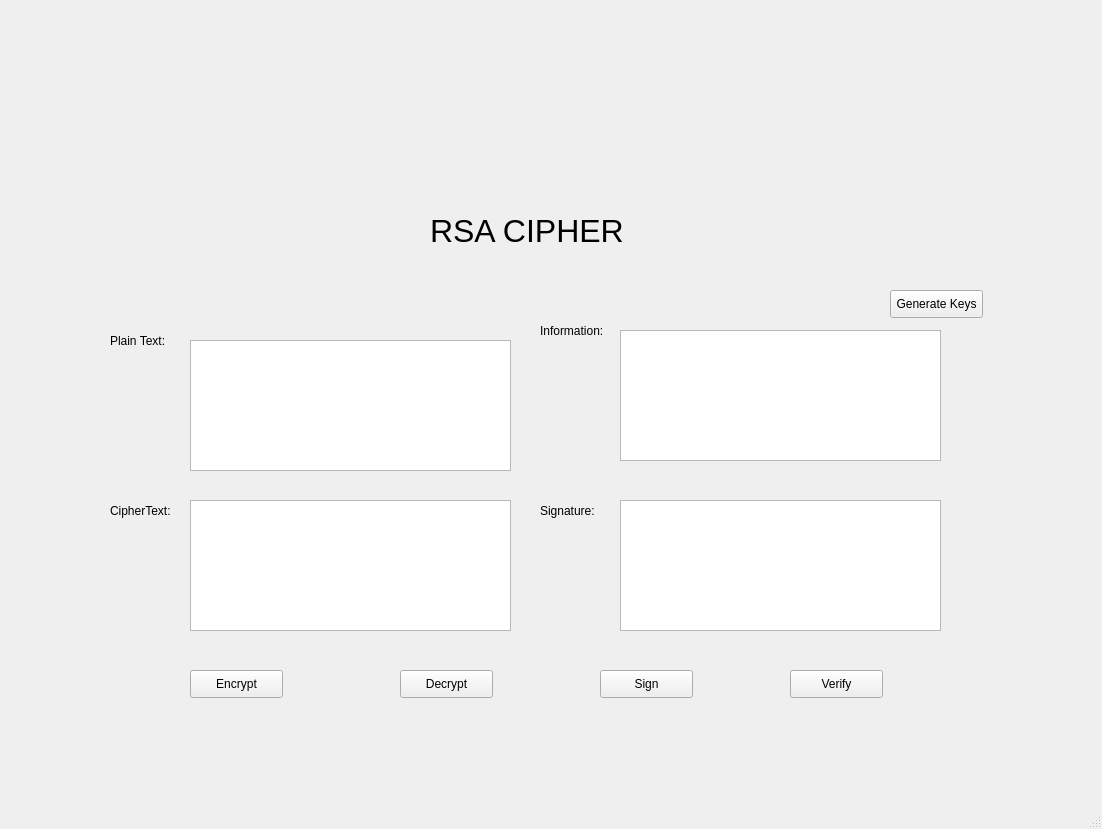
<?xml version="1.0" encoding="UTF-8"?>
<ui version="4.0">
 <class>MainWindow</class>
 <widget class="QMainWindow" name="MainWindow">
  <property name="geometry">
   <rect>
    <x>0</x>
    <y>0</y>
    <width>1102</width>
    <height>829</height>
   </rect>
  </property>
  <property name="windowTitle">
   <string>MainWindow</string>
  </property>
  <widget class="QWidget" name="centralwidget">
   <widget class="QLabel" name="label">
    <property name="geometry">
     <rect>
      <x>430</x>
      <y>180</y>
      <width>221</width>
      <height>101</height>
     </rect>
    </property>
    <property name="font">
     <font>
      <pointsize>24</pointsize>
     </font>
    </property>
    <property name="text">
     <string>RSA CIPHER</string>
    </property>
   </widget>
   <widget class="QLabel" name="label_2">
    <property name="geometry">
     <rect>
      <x>110</x>
      <y>330</y>
      <width>61</width>
      <height>21</height>
     </rect>
    </property>
    <property name="text">
     <string>Plain Text:</string>
    </property>
   </widget>
   <widget class="QLabel" name="label_3">
    <property name="geometry">
     <rect>
      <x>110</x>
      <y>500</y>
      <width>61</width>
      <height>21</height>
     </rect>
    </property>
    <property name="text">
     <string>CipherText:</string>
    </property>
   </widget>
   <widget class="QLabel" name="label_4">
    <property name="geometry">
     <rect>
      <x>540</x>
      <y>320</y>
      <width>71</width>
      <height>21</height>
     </rect>
    </property>
    <property name="text">
     <string>Information:</string>
    </property>
   </widget>
   <widget class="QLabel" name="label_5">
    <property name="geometry">
     <rect>
      <x>540</x>
      <y>500</y>
      <width>61</width>
      <height>21</height>
     </rect>
    </property>
    <property name="text">
     <string>Signature:</string>
    </property>
   </widget>
   <widget class="QTextEdit" name="txt_plain_text">
    <property name="geometry">
     <rect>
      <x>190</x>
      <y>340</y>
      <width>321</width>
      <height>131</height>
     </rect>
    </property>
   </widget>
   <widget class="QTextEdit" name="txt_cipher_text">
    <property name="geometry">
     <rect>
      <x>190</x>
      <y>500</y>
      <width>321</width>
      <height>131</height>
     </rect>
    </property>
   </widget>
   <widget class="QTextEdit" name="txt_info">
    <property name="geometry">
     <rect>
      <x>620</x>
      <y>330</y>
      <width>321</width>
      <height>131</height>
     </rect>
    </property>
   </widget>
   <widget class="QTextEdit" name="txt_sign">
    <property name="geometry">
     <rect>
      <x>620</x>
      <y>500</y>
      <width>321</width>
      <height>131</height>
     </rect>
    </property>
   </widget>
   <widget class="QPushButton" name="btn_gen_encrypt">
    <property name="geometry">
     <rect>
      <x>190</x>
      <y>670</y>
      <width>93</width>
      <height>28</height>
     </rect>
    </property>
    <property name="text">
     <string>Encrypt</string>
    </property>
   </widget>
   <widget class="QPushButton" name="btn_gen_decrypt">
    <property name="geometry">
     <rect>
      <x>400</x>
      <y>670</y>
      <width>93</width>
      <height>28</height>
     </rect>
    </property>
    <property name="text">
     <string>Decrypt</string>
    </property>
   </widget>
   <widget class="QPushButton" name="btn_gen_sign">
    <property name="geometry">
     <rect>
      <x>600</x>
      <y>670</y>
      <width>93</width>
      <height>28</height>
     </rect>
    </property>
    <property name="text">
     <string>Sign</string>
    </property>
   </widget>
   <widget class="QPushButton" name="btn_gen_verify">
    <property name="geometry">
     <rect>
      <x>790</x>
      <y>670</y>
      <width>93</width>
      <height>28</height>
     </rect>
    </property>
    <property name="text">
     <string>Verify</string>
    </property>
   </widget>
   <widget class="QPushButton" name="btn_gen_keys">
    <property name="geometry">
     <rect>
      <x>890</x>
      <y>290</y>
      <width>93</width>
      <height>28</height>
     </rect>
    </property>
    <property name="text">
     <string>Generate Keys</string>
    </property>
   </widget>
  </widget>
  <widget class="QMenuBar" name="menubar">
   <property name="geometry">
    <rect>
     <x>0</x>
     <y>0</y>
     <width>1102</width>
     <height>26</height>
    </rect>
   </property>
  </widget>
  <widget class="QStatusBar" name="statusbar"/>
 </widget>
 <resources/>
 <connections/>
</ui>
